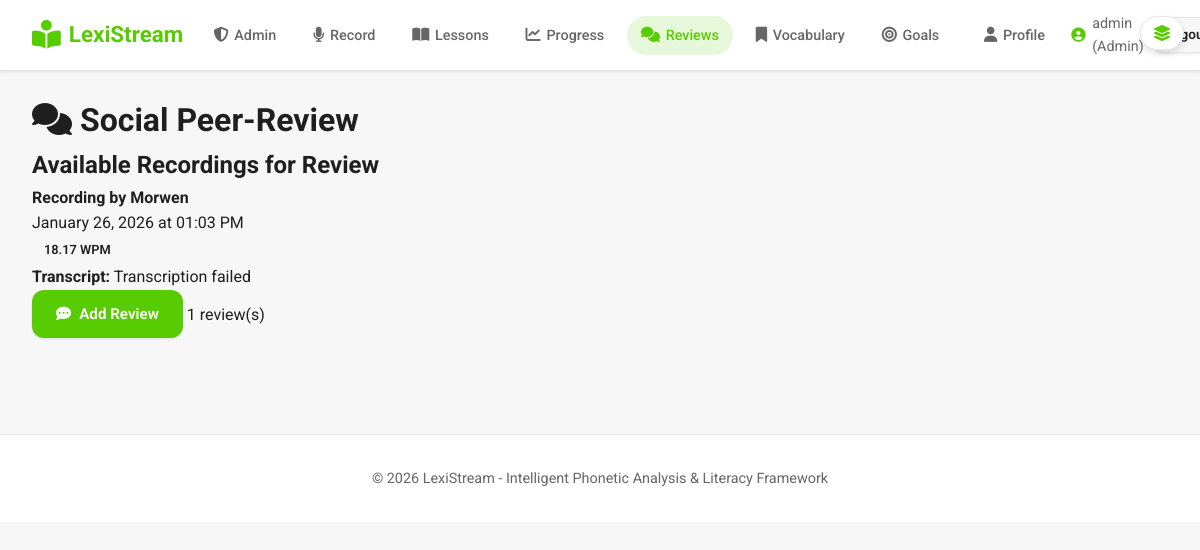
Page /reviews (signed in) on the earlier database version.
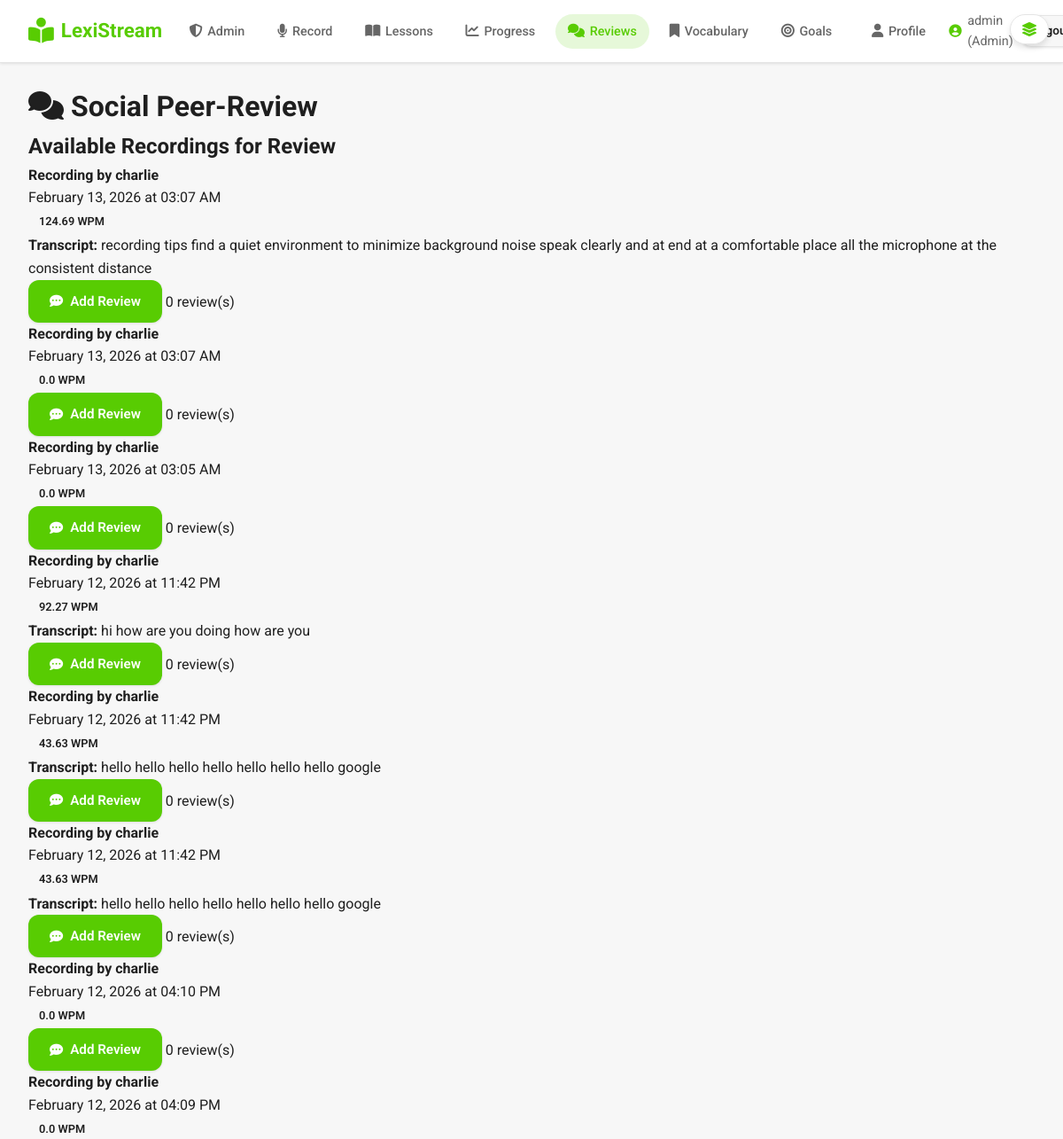
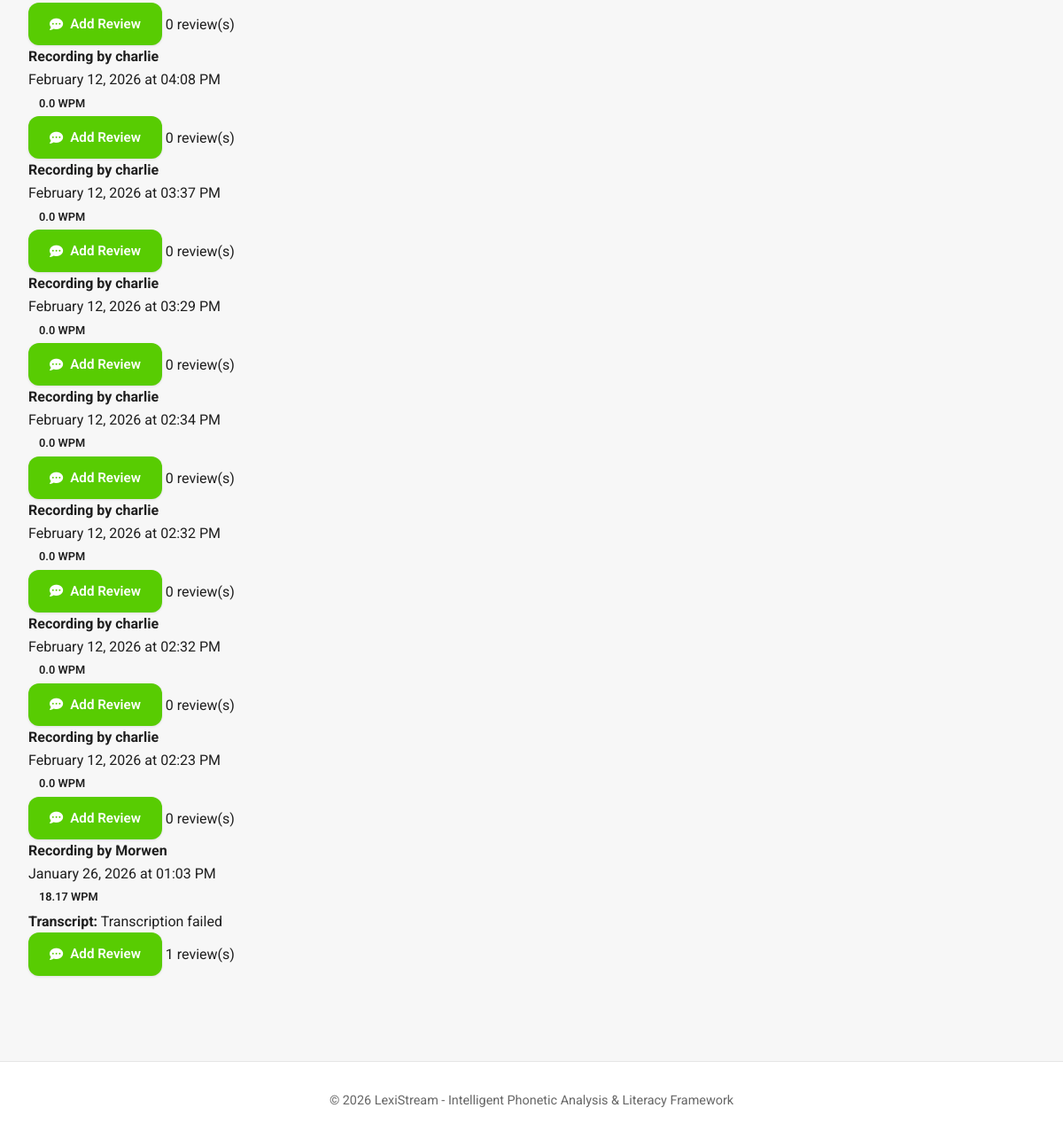
Same page on the later database version (2 pictures, top to bottom).
### app.py (models this page shows)
class User(UserMixin, db.Model):
    id = db.Column(db.Integer, primary_key=True)
    username = db.Column(db.String(80), unique=True, nullable=False)
    email = db.Column(db.String(120), unique=True, nullable=False)
    password_hash = db.Column(db.String(255), nullable=False)
    is_admin = db.Column(db.Boolean, default=False, nullable=False)
    display_name = db.Column(db.String(120))
    bio = db.Column(db.Text)
    location = db.Column(db.String(120))
    website = db.Column(db.String(255))
    avatar_url = db.Column(db.String(255))
    role = db.Column(db.String(20), default="user", nullable=False)  # user, teacher, admin
    created_at = db.Column(db.DateTime, default=datetime.utcnow)

class Recording(db.Model):
    id = db.Column(db.Integer, primary_key=True)
    user_id = db.Column(db.Integer, db.ForeignKey('user.id'), nullable=False)
    filename = db.Column(db.String(255), nullable=False)
    transcript = db.Column(db.Text)
    ai_feedback = db.Column(db.Text)  # OpenAI-generated feedback on what user said
    words_per_minute = db.Column(db.Float)
    duration_seconds = db.Column(db.Float)
    created_at = db.Column(db.DateTime, default=datetime.utcnow)
    user = db.relationship('User', backref=db.backref('recordings', lazy=True))

### app.py (the view)
@app.route('/reviews')
@login_required
def reviews():
    all_recordings = Recording.query.order_by(Recording.created_at.desc()).limit(50).all()
    my_reviews = Review.query.filter_by(reviewer_id=current_user.id).all()
    return render_template('reviews.html', recordings=all_recordings, my_reviews=my_reviews)

### app.py (called while the page is built)
@login_manager.user_loader
def load_user(user_id):
    return User.query.get(int(user_id))

### templates/reviews.html (shortened to what this page needs)
{% extends "base.html" %}
{% block content %}
<div class="reviews-container">
    <h1 class="page-title"><i class="fas fa-comments"></i> Social Peer-Review</h1>
    <div class="reviews-section">
        <h2>Available Recordings for Review</h2>
        {% if recordings %}
        <div class="recordings-list">
            {% for recording in recordings %}
            <div class="review-item">
                <div class="review-header">
                    <div>
                        <h4>Recording by {{ recording.user.username }}</h4>
                        <span class="review-date">{{ recording.created_at.strftime('%B %d, %Y at %I:%M %p') }}</span>
                    </div>
                    <div class="review-stats">
                        <span class="badge">{{ recording.words_per_minute }} WPM</span>
                    </div>
                </div>
                {% if recording.transcript %}
                <div class="review-transcript">
                    <p><strong>Transcript:</strong> {{ recording.transcript[:200] }}{% if recording.transcript|length > 200 %}...{% endif %}</p>
                </div>
                {% endif %}
                <div class="review-actions">
                    <a href="{{ url_for('review_recording', recording_id=recording.id) }}" class="btn btn-primary">
                        <i class="fas fa-comment-dots"></i> Add Review
                    </a>
                    <span class="review-count">{{ recording.reviews|length }} review(s)</span>
                </div>
            </div>
            {% endfor %}
        </div>
        {% else %}
        <div class="empty-state">
            <i class="fas fa-comments"></i>
            <h3>No recordings available for review</h3>
            <p>Recordings will appear here for peer review.</p>
        </div>
        {% endif %}
    </div>
</div>
{% endblock %}

### templates/base.html (shortened to what this page needs)
<!DOCTYPE html>
<html lang="en">
<head>
    <link rel="stylesheet" href="{{ url_for('static', filename='css/style.css') }}">
    <link rel="stylesheet" href="https://cdnjs.cloudflare.com/ajax/libs/font-awesome/6.4.0/css/all.min.css">
</head>
<body>
    <header class="navbar">
        <div class="nav-container">
            <div class="nav-left">
                <a href="{% if current_user.is_authenticated %}{% if current_user.is_admin %}{{ url_for('admin_dashboard') }}{% else %}{{ url_for('dashboard') }}{% endif %}{% else %}{{ url_for('index') }}{% endif %}" class="nav-logo">
                    <i class="fas fa-book-reader"></i>
                    <span>LexiStream</span>
                </a>
            </div>
            <div class="nav-center">
                {% if current_user.is_authenticated %}
                <ul class="nav-menu">
                    {% if current_user.is_admin or current_user.role == 'admin' %}
                    <li>
                        <a href="{{ url_for('admin_dashboard') }}" class="nav-link {% if request.endpoint == 'admin_dashboard' %}active{% endif %}">
                            <i class="fas fa-shield-alt"></i><span>Admin</span>
                        </a>
                    </li>
                    {% elif current_user.role == 'teacher' %}
                    <li>
                        <a href="{{ url_for('teacher_dashboard') }}" class="nav-link {% if request.endpoint == 'teacher_dashboard' %}active{% endif %}">
                            <i class="fas fa-chalkboard-teacher"></i><span>Teacher</span>
                        </a>
                    </li>
                    {% else %}
                    <li>
                        <a href="{{ url_for('dashboard') }}" class="nav-link {% if request.endpoint == 'dashboard' %}active{% endif %}">
                            <i class="fas fa-home"></i><span>Dashboard</span>
                        </a>
                    </li>
                    {% endif %}
                    <li>
                        <a href="{{ url_for('record') }}" class="nav-link {% if request.endpoint == 'record' %}active{% endif %}">
                            <i class="fas fa-microphone"></i><span>Record</span>
                        </a>
                    </li>
                    <li>
                        <a href="{{ url_for('lessons') }}" class="nav-link {% if request.endpoint == 'lessons' %}active{% endif %}">
                            <i class="fas fa-book-open"></i><span>Lessons</span>
                        </a>
                    </li>
                    <li>
                        <a href="{{ url_for('progress') }}" class="nav-link {% if request.endpoint == 'progress' %}active{% endif %}">
                            <i class="fas fa-chart-line"></i><span>Progress</span>
                        </a>
                    </li>
                    <li>
                        <a href="{{ url_for('reviews') }}" class="nav-link {% if 'review' in request.endpoint %}active{% endif %}">
                            <i class="fas fa-comments"></i><span>Reviews</span>
                        </a>
                    </li>
                    <li>
                        <a href="{{ url_for('vocabulary') }}" class="nav-link {% if request.endpoint == 'vocabulary' %}active{% endif %}">
                            <i class="fas fa-bookmark"></i><span>Vocabulary</span>
                        </a>
                    </li>
                    <li>
                        <a href="{{ url_for('goals') }}" class="nav-link {% if request.endpoint == 'goals' %}active{% endif %}">
                            <i class="fas fa-bullseye"></i><span>Goals</span>
                        </a>
                    </li>
                </ul>
                {% endif %}
            </div>
            <div class="nav-right">
                {% if current_user.is_authenticated %}
                <a href="{{ url_for('profile') }}" class="nav-link" style="margin-right: 0.25rem;">
                    <i class="fas fa-user"></i><span>Profile</span>
                </a>
                <span class="nav-user">
                    <i class="fas fa-user-circle"></i>
                    {{ current_user.username }}{% if current_user.is_admin %} (Admin){% endif %}
                </span>
                <a href="{{ url_for('logout') }}" class="btn btn-secondary btn-sm">Logout</a>
                {% else %}
                <a href="{{ url_for('login') }}" class="btn btn-secondary btn-sm">Login</a>
                <a href="{{ url_for('register') }}" class="btn btn-primary btn-sm">Register</a>
                {% endif %}
            </div>
        </div>
    </header>
    {% if current_user.is_authenticated %}
    <button type="button" id="toggleCanvasBtn" class="canvas-toggle" title="Toggle dashboard">
        <i class="fas fa-layer-group"></i>
    </button>
    {% endif %}
    <main class="main-content">
        {% block content %}{% endblock %}
    </main>
    <footer class="footer">
        <p>&copy; 2026 LexiStream - Intelligent Phonetic Analysis & Literacy Framework</p>
    </footer>
</body>
</html>

### static/css/style.css (style rules this page uses)
* { margin: 0; padding: 0; box-sizing: border-box; }
:root { --matcha-dark: #58cc02; --matcha-light: #89e219; --matcha-hover: #4fb800; --cream-bg: #f7f7f7; --cream-light: #ffffff; --cream-border: #e5e5e5; --text-primary: #1f1f1f; --text-secondary: #666666; --text-light: #999999; --danger: #dc3545; --warning: #ffc107; --shadow-sm: 0 1px 3px rgba(0, 0, 0, 0.1); --shadow-md: 0 4px 6px rgba(0, 0, 0, 0.1); --shadow-lg: 0 10px 20px rgba(0, 0, 0, 0.1); }
body { font-family: 'Roboto', -apple-system, BlinkMacSystemFont, 'Segoe UI', sans-serif; background: var(--cream-bg); color: var(--text-primary); line-height: 1.6; min-height: 100vh; }
.navbar { background: var(--cream-light); border-bottom: 1px solid var(--cream-border); position: sticky; top: 0; z-index: 1000; box-shadow: var(--shadow-sm); transition: transform 0.3s ease; }
.nav-container { max-width: 1400px; margin: 0 auto; padding: 0.75rem 2rem; display: flex; align-items: center; justify-content: space-between; gap: 1rem; }
.nav-left, .nav-center, .nav-right { display: flex; align-items: center; gap: 1rem; }
.nav-logo { display: inline-flex; align-items: center; gap: 0.5rem; font-size: 1.4rem; font-weight: 700; color: var(--matcha-dark); text-decoration: none; }
.nav-logo i { font-size: 1.8rem; }
.nav-menu { list-style: none; display: flex; align-items: center; gap: 0.5rem; }
.nav-link { display: inline-flex; align-items: center; gap: 0.35rem; padding: 0.5rem 0.9rem; border-radius: 999px; text-decoration: none; color: var(--text-secondary); font-size: 0.9rem; font-weight: 500; transition: background 0.2s ease, color 0.2s ease; }
.nav-link i { font-size: 0.95rem; }
.nav-link.active { background: rgba(88, 204, 2, 0.15); color: var(--matcha-dark); }
.nav-user { display: inline-flex; align-items: center; gap: 0.4rem; font-size: 0.9rem; color: var(--text-secondary); }
.nav-user i { color: var(--matcha-dark); }
.nav-right .btn-sm { padding: 0.4rem 0.8rem; }
.nav-right { gap: 0.5rem; }
.canvas-toggle { position: fixed; top: 1rem; right: 1rem; z-index: 1100; background: var(--cream-light); border: 1px solid var(--cream-border); border-radius: 999px; padding: 0.5rem 0.75rem; box-shadow: var(--shadow-md); display: flex; align-items: center; justify-content: center; cursor: pointer; }
.canvas-toggle i { font-size: 1rem; color: var(--matcha-dark); }
.main-content { max-width: 1400px; margin: 0 auto; padding: 1.5rem 2rem 2rem; }
.btn { display: inline-flex; align-items: center; gap: 0.5rem; padding: 0.75rem 1.5rem; border: none; border-radius: 12px; font-weight: 600; font-size: 0.95rem; cursor: pointer; transition: all 0.2s ease; text-decoration: none; font-family: 'Roboto', sans-serif; box-shadow: var(--shadow-sm); }
.btn-primary { background: var(--matcha-dark); color: white; }
.btn-secondary { background: var(--cream-light); color: var(--text-primary); border: 2px solid var(--cream-border); }
.btn-sm { padding: 0.5rem 1rem; font-size: 0.85rem; }
.badge { display: inline-block; padding: 0.25rem 0.75rem; border-radius: 20px; font-size: 0.8rem; font-weight: 600; }
.footer { background: var(--cream-light); border-top: 1px solid var(--cream-border); text-align: center; padding: 2rem; margin-top: 4rem; color: var(--text-secondary); font-size: 0.9rem; }
.btn-secondary { background: var(--cream-bg); color: var(--text-primary); border: 1px solid var(--cream-border); }

Differences in the rows shown:
added Recording: user.username "charlie", created_at "February 13, 2026 at 03:07 AM", words_per_minute "124.69", transcript "recording tips find a quiet environment to minimize background noise speak clearly and at end at a comfortable place all the microphone at the consistent distance", reviews|length "0"
added Recording: user.username "charlie", created_at "February 13, 2026 at 03:07 AM", words_per_minute "0.0", reviews|length "0"
added Recording: user.username "charlie", created_at "February 13, 2026 at 03:05 AM", words_per_minute "0.0", reviews|length "0"
added Recording: user.username "charlie", created_at "February 12, 2026 at 11:42 PM", words_per_minute "92.27", transcript "hi how are you doing how are you", reviews|length "0"
added Recording: user.username "charlie", created_at "February 12, 2026 at 11:42 PM", words_per_minute "43.63", transcript "hello hello hello hello hello hello hello google", reviews|length "0"
added Recording: user.username "charlie", created_at "February 12, 2026 at 11:42 PM", words_per_minute "43.63", transcript "hello hello hello hello hello hello hello google", reviews|length "0"
added Recording: user.username "charlie", created_at "February 12, 2026 at 04:10 PM", words_per_minute "0.0", reviews|length "0"
added Recording: user.username "charlie", created_at "February 12, 2026 at 04:09 PM", words_per_minute "0.0", reviews|length "0"
added Recording: user.username "charlie", created_at "February 12, 2026 at 04:08 PM", words_per_minute "0.0", reviews|length "0"
added Recording: user.username "charlie", created_at "February 12, 2026 at 03:37 PM", words_per_minute "0.0", reviews|length "0"
added Recording: user.username "charlie", created_at "February 12, 2026 at 03:29 PM", words_per_minute "0.0", reviews|length "0"
added Recording: user.username "charlie", created_at "February 12, 2026 at 02:34 PM", words_per_minute "0.0", reviews|length "0"
added Recording: user.username "charlie", created_at "February 12, 2026 at 02:32 PM", words_per_minute "0.0", reviews|length "0"
added Recording: user.username "charlie", created_at "February 12, 2026 at 02:32 PM", words_per_minute "0.0", reviews|length "0"
added Recording: user.username "charlie", created_at "February 12, 2026 at 02:23 PM", words_per_minute "0.0", reviews|length "0"
